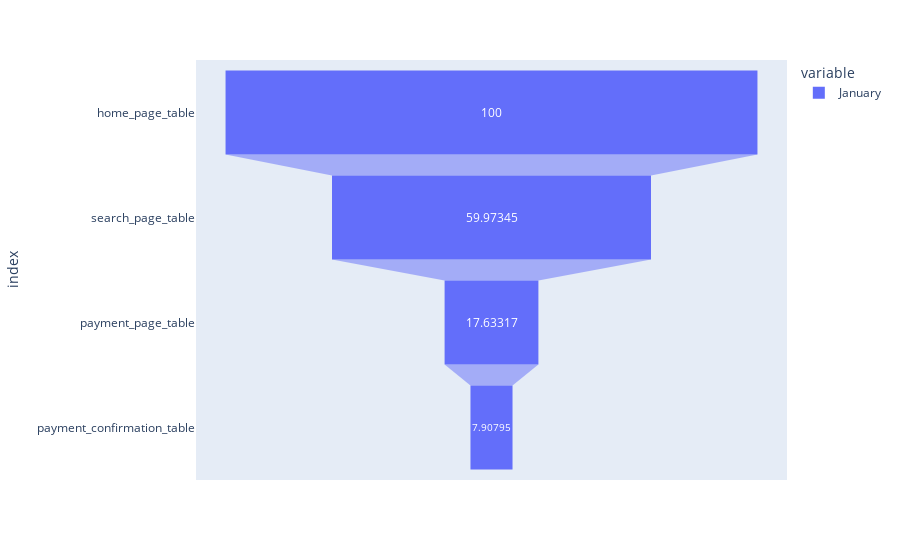
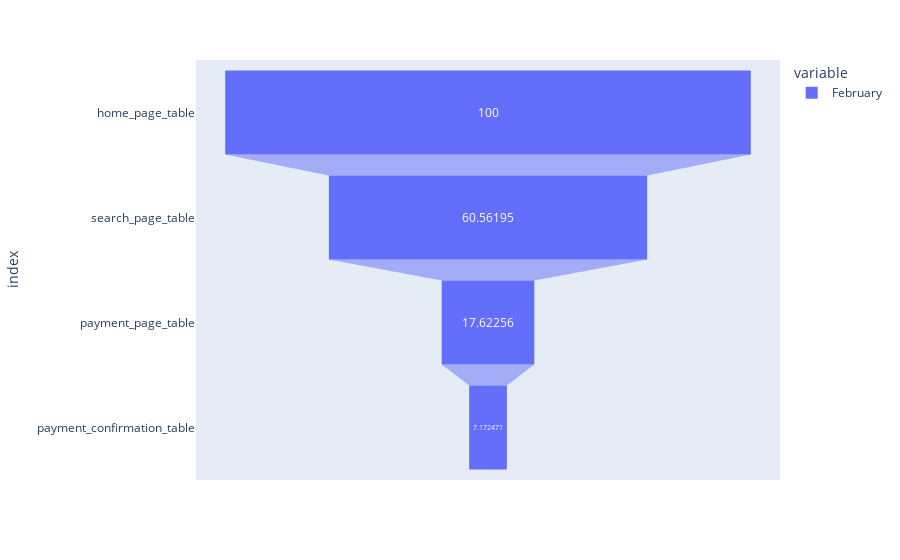
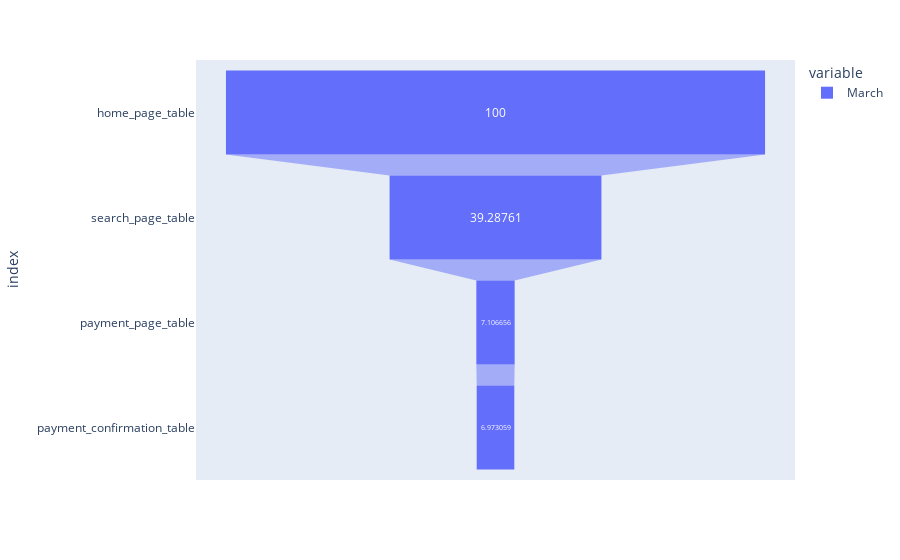
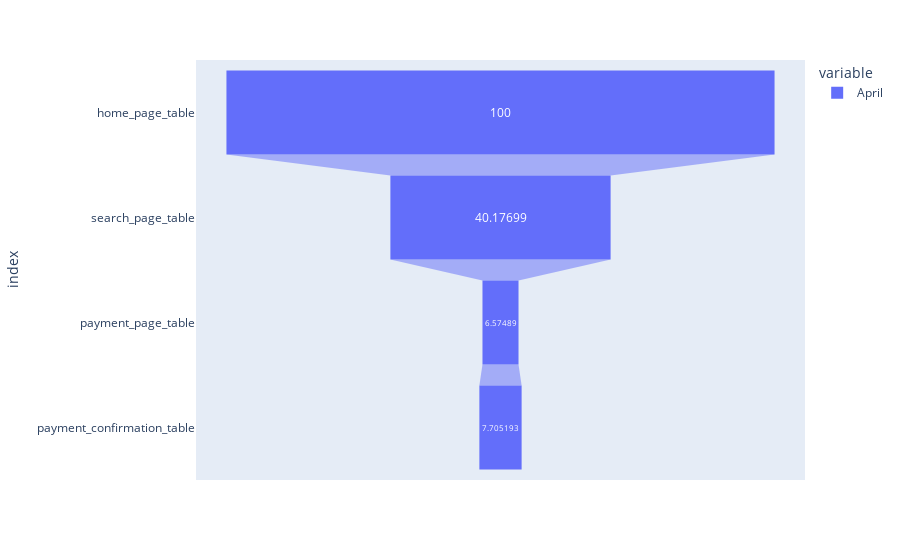

The notebook cell these images were saved under, in order:
### Code cell
####creating funnel chart for every months percentage of CTR

for i in months.index:
    f=(months.loc[i])
    fig = px.funnel(f)
    fig.show()
    
###creating a funnel chart for each month that reperesents the click through rate at each page

### Figure 1 — Plotly figure (JSON) as saved in the notebook; plotly's stock layout.template omitted (floating-point values rounded to 4 significant figures)
{"data": [{"hovertemplate": "variable=January<br>value=%{x}<br>index=%{y}<extra></extra>", "legendgroup": "January", "marker": {"color": "#636efa"}, "name": "January", "orientation": "h", "showlegend": true, "type": "funnel", "x": [100, 59.97, 17.63, 7.908], "xaxis": "x", "y": ["home_page_table", "search_page_table", "payment_page_table", "payment_confirmation_table"], "yaxis": "y"}], "layout": {"legend": {"title": {"text": "variable"}, "tracegroupgap": 0}, "margin": {"t": 60}, "xaxis": {"anchor": "y", "domain": [0, 1], "title": {"text": "value"}}, "yaxis": {"anchor": "x", "domain": [0, 1], "title": {"text": "index"}}}}

### Figure 2 — Plotly figure (JSON) as saved in the notebook; plotly's stock layout.template omitted (floating-point values rounded to 4 significant figures)
{"data": [{"hovertemplate": "variable=February<br>value=%{x}<br>index=%{y}<extra></extra>", "legendgroup": "February", "marker": {"color": "#636efa"}, "name": "February", "orientation": "h", "showlegend": true, "type": "funnel", "x": [100, 60.56, 17.62, 7.172], "xaxis": "x", "y": ["home_page_table", "search_page_table", "payment_page_table", "payment_confirmation_table"], "yaxis": "y"}], "layout": {"legend": {"title": {"text": "variable"}, "tracegroupgap": 0}, "margin": {"t": 60}, "xaxis": {"anchor": "y", "domain": [0, 1], "title": {"text": "value"}}, "yaxis": {"anchor": "x", "domain": [0, 1], "title": {"text": "index"}}}}

### Figure 3 — Plotly figure (JSON) as saved in the notebook; plotly's stock layout.template omitted (floating-point values rounded to 4 significant figures)
{"data": [{"hovertemplate": "variable=March<br>value=%{x}<br>index=%{y}<extra></extra>", "legendgroup": "March", "marker": {"color": "#636efa"}, "name": "March", "orientation": "h", "showlegend": true, "type": "funnel", "x": [100, 39.29, 7.107, 6.973], "xaxis": "x", "y": ["home_page_table", "search_page_table", "payment_page_table", "payment_confirmation_table"], "yaxis": "y"}], "layout": {"legend": {"title": {"text": "variable"}, "tracegroupgap": 0}, "margin": {"t": 60}, "xaxis": {"anchor": "y", "domain": [0, 1], "title": {"text": "value"}}, "yaxis": {"anchor": "x", "domain": [0, 1], "title": {"text": "index"}}}}

### Figure 4 — Plotly figure (JSON) as saved in the notebook; plotly's stock layout.template omitted (floating-point values rounded to 4 significant figures)
{"data": [{"hovertemplate": "variable=April<br>value=%{x}<br>index=%{y}<extra></extra>", "legendgroup": "April", "marker": {"color": "#636efa"}, "name": "April", "orientation": "h", "showlegend": true, "type": "funnel", "x": [100, 40.18, 6.575, 7.705], "xaxis": "x", "y": ["home_page_table", "search_page_table", "payment_page_table", "payment_confirmation_table"], "yaxis": "y"}], "layout": {"legend": {"title": {"text": "variable"}, "tracegroupgap": 0}, "margin": {"t": 60}, "xaxis": {"anchor": "y", "domain": [0, 1], "title": {"text": "value"}}, "yaxis": {"anchor": "x", "domain": [0, 1], "title": {"text": "index"}}}}
